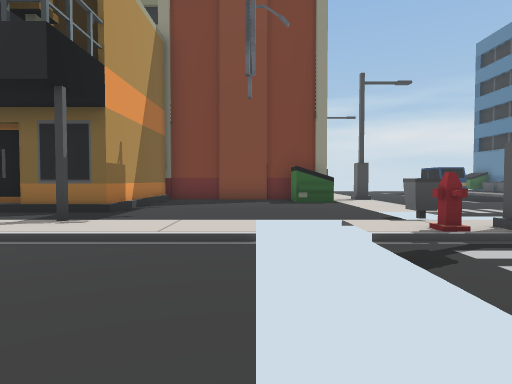
view 1 (above)

15 first-person views from a walk through a Unity game level. The camera is 1.5 m above the floor, tilts 2° down and sees 75° across. Doors are open. The floor is counted in squares, 2 m on a side. Each view is taken from the middle of a square. On the plan, view 1 faces up. The plan holds only what a view shows up to about 11 squares ahead; the rest is blank. The place goes on beyond the plan. The player character is not drawn.

view 2
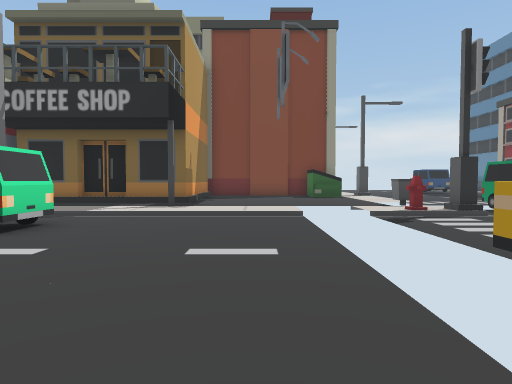

view 3
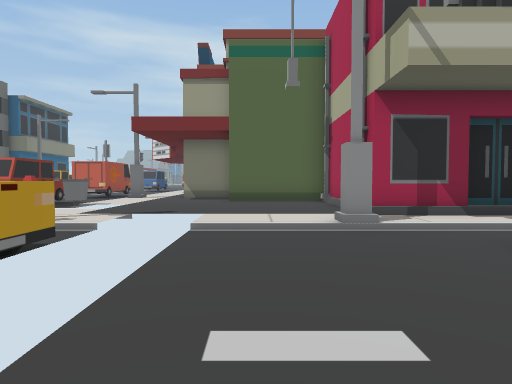

view 4
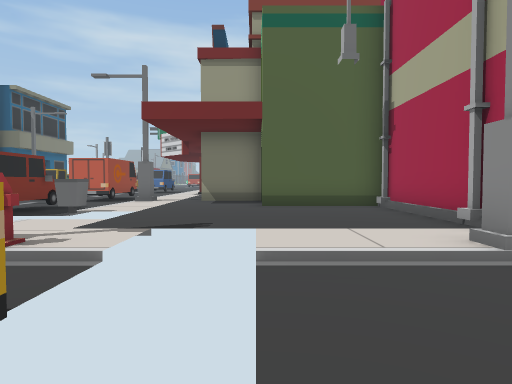

view 5
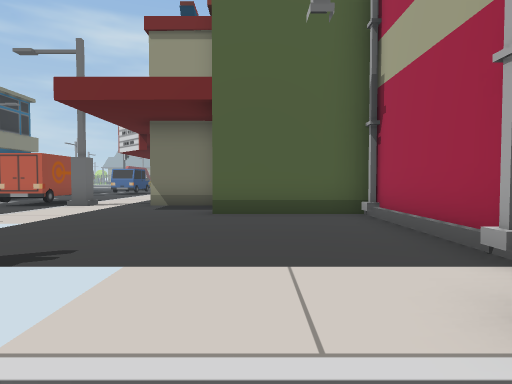

view 6
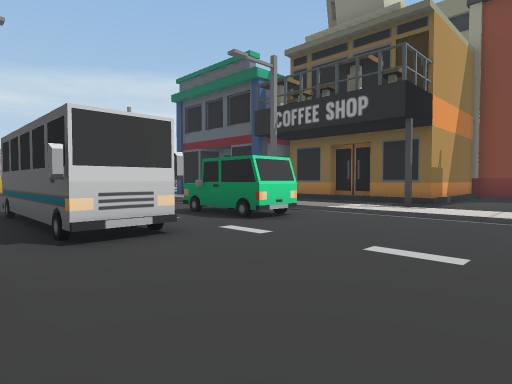

view 7
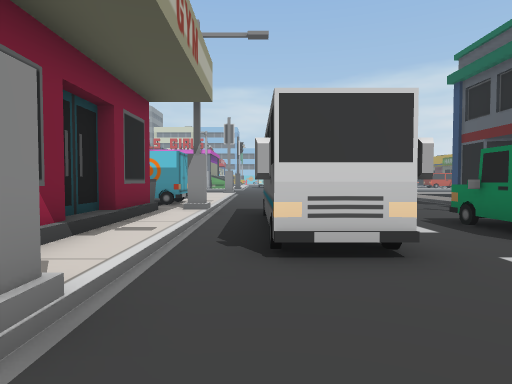

view 8
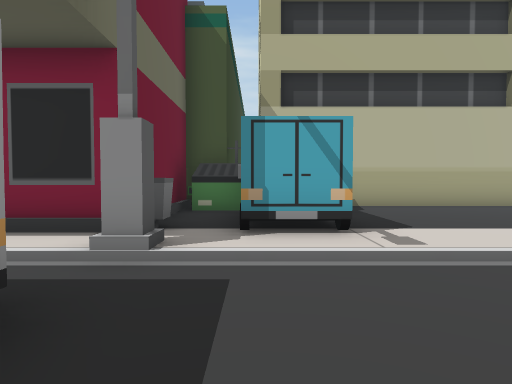

view 9
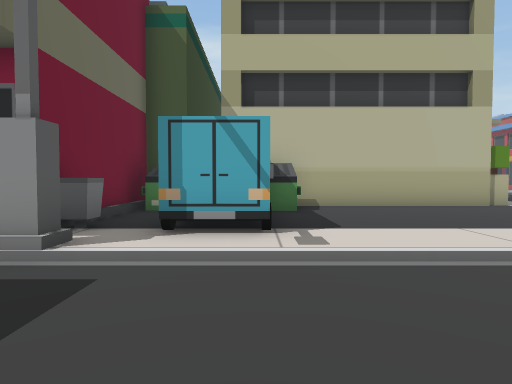

view 10
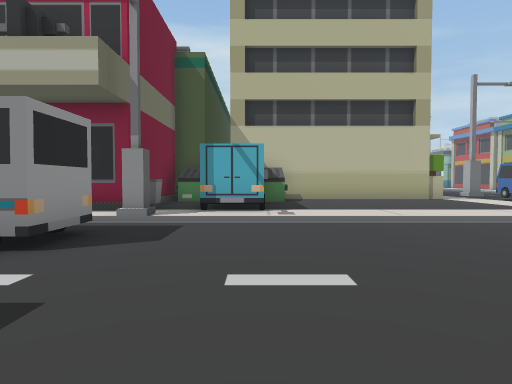

view 11
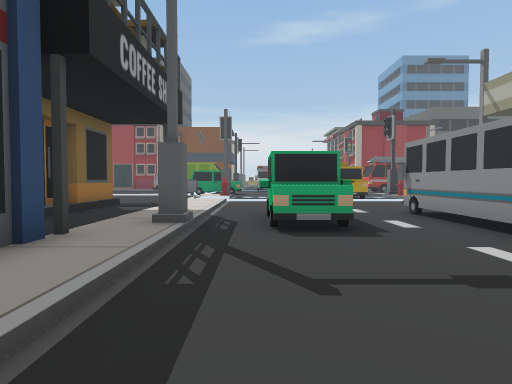

view 12
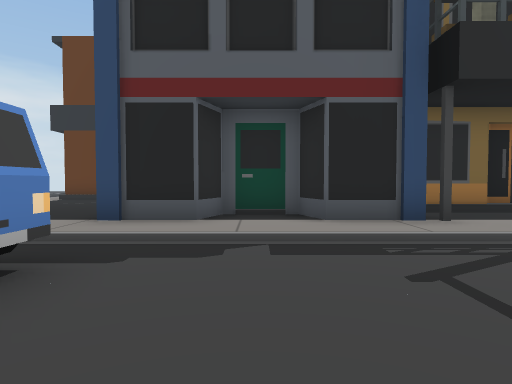

view 13
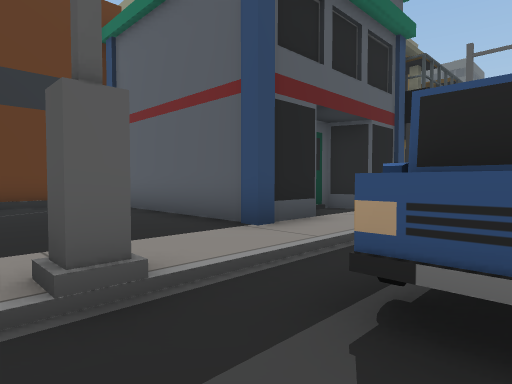

view 14
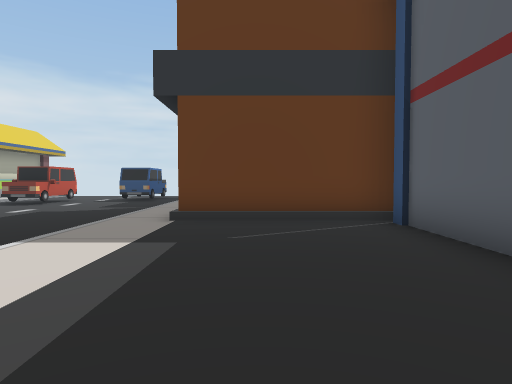

view 15
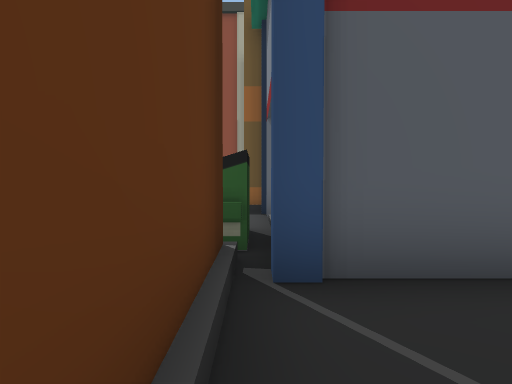

### Floor plan
Key: @ floor where view 1 was taken; # wall or solid block; . main floor; - floor 0.25 m lower than the main floor; / step, stairs or slope; U dumpster; B bin; H hydrant; C car; A van; S bus; O other object.
Columns run from 17 left of view 1 to 7 right of it. Each row starts with its distance up from view 1.
 12 #####UU
 11 .....#U..#    #....U.
 10 ....##  ##    #....U./ --
  9 ....#         #....../ --
  8 ....#         #....../--
  7 ....####  #####......--
  6 ....##.##...........B C
  5 ........##....#... ../-
  4 /#///////////////- /HO
  3 --C-C-----C------- --
  2 --C C-----CCC----- --
  1     -------------- -
  0    --------------@O-
 -1    ------S###-----O
 -2   ----------#-----
 -3  ///////#/////#//- /H
 -4  .....##.//////... ..
 -5 ...... #B#####/......
 -6 ......  .#    /.....
 -7 .....UA..#    /..... BCC
 -8 .....UUUU#    #....../-C
 -9 ###### O #    ###..../-C
-10                  ..../---
-11                  ##.#/---
-12                    ../AA-
-13                       A

Where each view was taken, in squares from view 1:
view 1: 0 up, 0 right, facing up
view 2: 3 down, 1 left, facing up
view 3: 2 up, 1 left, facing down
view 4: 0 up, 0 right, facing down
view 5: 2 down, 1 left, facing down
view 6: 3 down, 0 right, facing up-left
view 7: 2 down, 1 left, facing left
view 8: 0 up, 10 left, facing down
view 9: 0 up, 11 left, facing down
view 10: 3 up, 11 left, facing down
view 11: 3 up, 12 left, facing right
view 12: 0 up, 11 left, facing up
view 13: 2 up, 17 left, facing up-right
view 14: 5 up, 16 left, facing up
view 15: 11 up, 16 left, facing right
